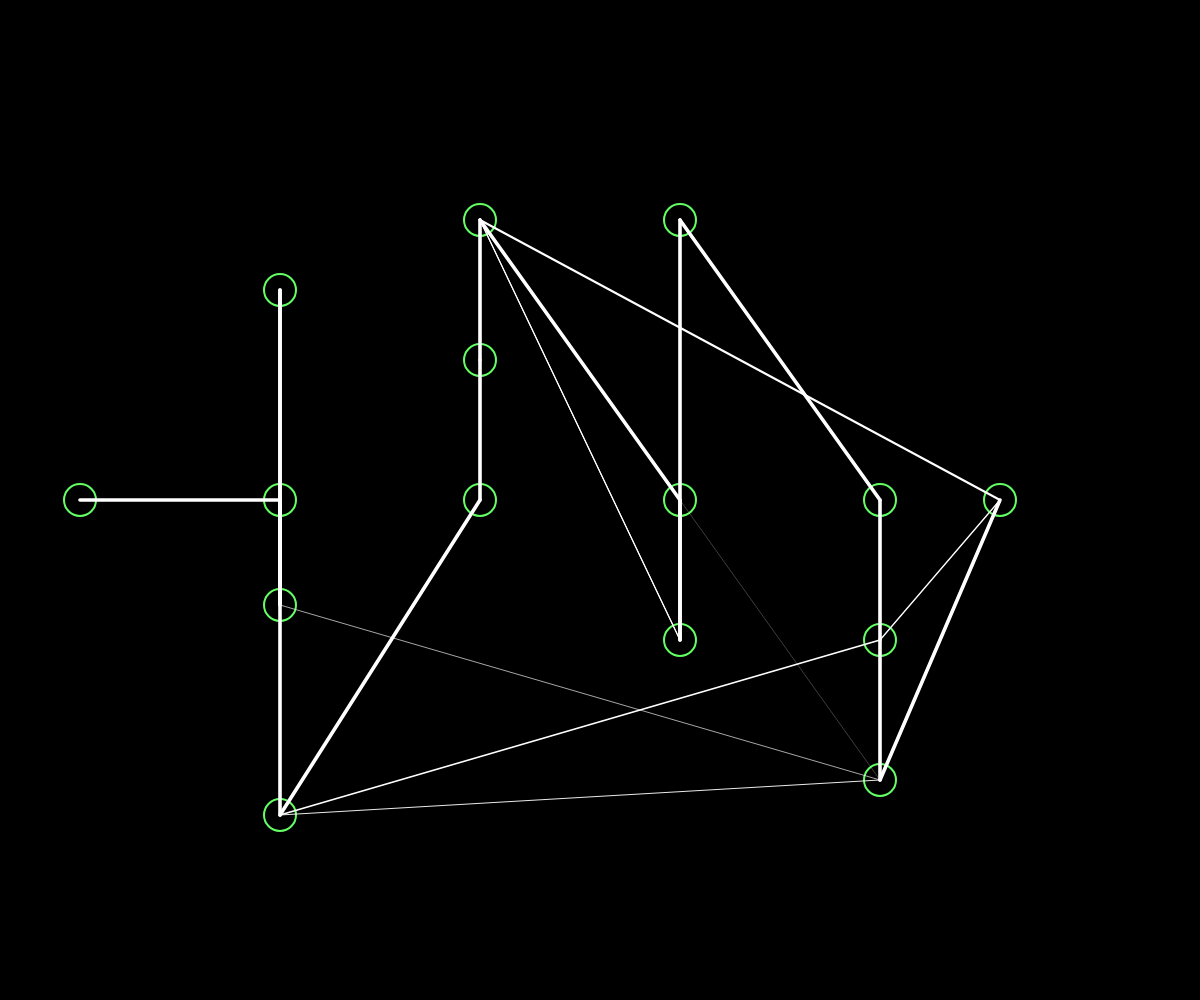
Frame 1 (no input)
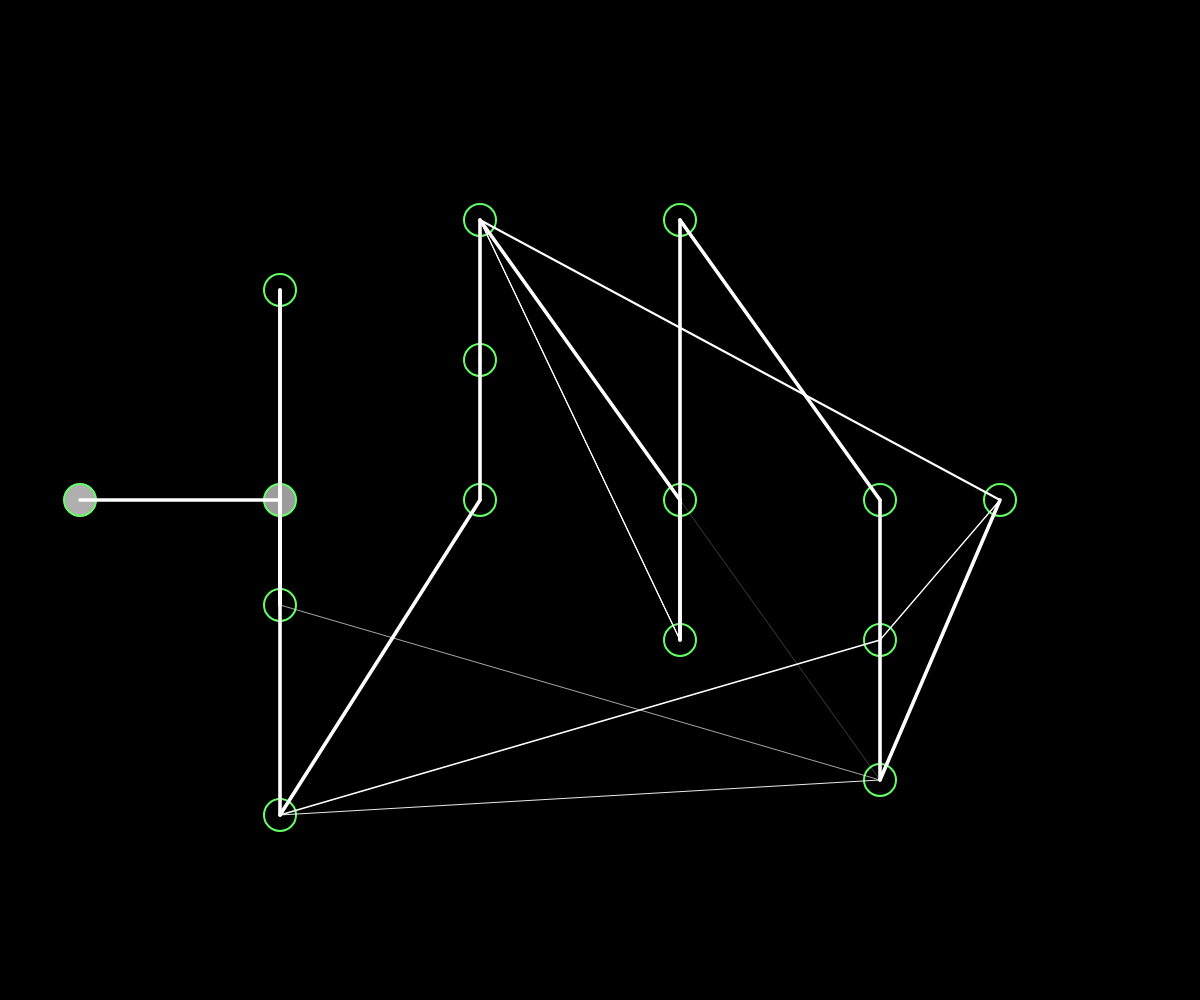
Frame 60 (no input)
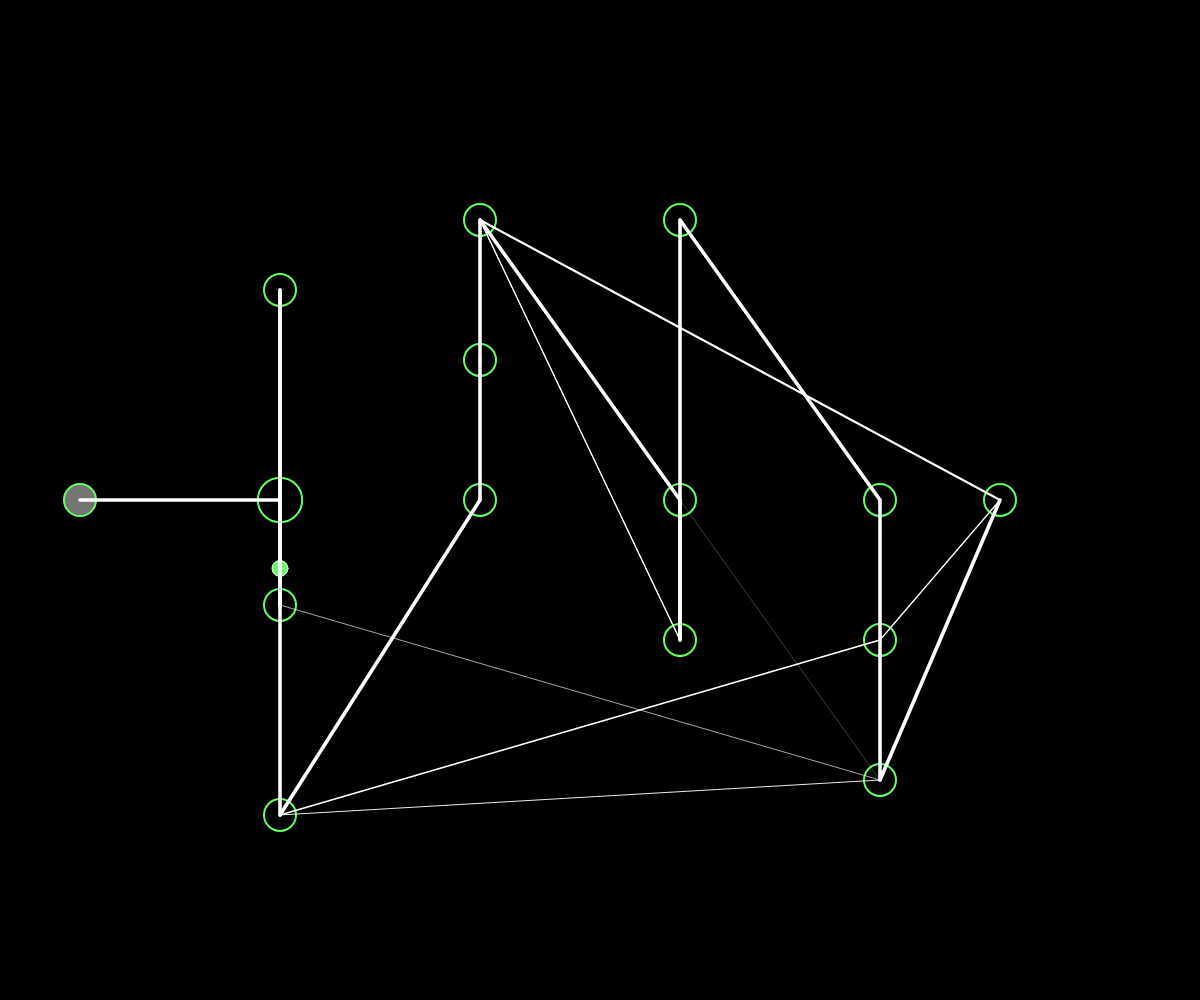
Frame 120 (the mouse pressed at the canvas centre since frame 60)

The p5.js sketch that drew these frames (run headless with seeded random() and noise() and a simulated clock; from frame 60 on, the mouse is pressed at the canvas centre):

// p5.js sketch
// ── sketch.js
/*
  Modified backbone created by simontiger
  https://editor.p5js.org/simontiger/sketches/rk8mD8qm-
*/

var network;
var window_x;
var window_y;
var neurons = [];

function setup() {
  window_x = windowWidth;
  window_y = windowHeight;
  createCanvas(window_x, window_y);
  createNetwork();

}

function createNetwork() {

  network = new Network(80, window_y / 2);
  var nodes = [];

  nodes.push(new Neuron(0, 0));

  for(var layer = 1; (layer + 1) * 200 < window_x - 80; layer++) {

    var nodes_per_layer = parseInt(random(3, 5));

    for(var node = 0; node < nodes_per_layer; node++) {
      var flip = random() < 0.5 ? -1 : 1;
      nodes.push(new Neuron(layer * 200, flip * node * (window_y / 2 - 80) / nodes_per_layer));
    }
  }

  nodes.push(new Neuron(layer * 200 - 80, 0));

  for(let i = 0; i < nodes.length; i++) {

    if(i == 0) {
      continue;
    }

    network.connect(nodes[i - 1], nodes[i], 0.9);

    while(random() > 0.5) {

      var connection = random(nodes.length);
      while(connection <= i) {
        connection = random(nodes.length);
      }

      network.connect(nodes[i], nodes[parseInt(connection)], random(0, 0.5));
    }
  }

  for(let i = 0; i < nodes.length; i++) {
    network.addNeuron(nodes[i]);
  }

}

function draw() {
  background(0);
  network.update();
  network.display();

  if (frameCount % 30 == 0) {
		network.feedforward(random(1), random(1));
  }
}

function mouseClicked() {
  createNetwork();
}

// ── backbone.js
function Connection(from, to,w) {

  this.a = from;
  this.b = to;
  this.weight = w;
  this.sending = false;
  this.sender = null;
  this.output = 0;


  this.feedforward = function(val) {
    this.output = val*this.weight;
    this.sender = this.a.position.copy();
    this.sending = true;
  }

  this.update = function() {
    if (this.sending) {
      this.sender.x = lerp(this.sender.x, this.b.position.x, 0.1);
      this.sender.y = lerp(this.sender.y, this.b.position.y, 0.1);
      var d = p5.Vector.dist(this.sender, this.b.position);
      if (d < 1) {
        this.b.feedforward(this.output);
        this.sending = false;
      }
    }
  }

  this.display = function() {
    stroke(255);
    strokeWeight(this.weight*4);
    line(this.a.position.x, this.a.position.y, this.b.position.x, this.b.position.y);

    if (this.sending) {
  fill(100, 255, 100);
      strokeWeight(1);
      ellipse(this.sender.x, this.sender.y, 16, 16);
    }
  }
}

function Network(x, y) {

  this.neurons = [];
  this.connections = [];
  this.position = createVector(x, y);

  this.addNeuron = function(n) {
    this.neurons.push(n);
  }

  this.connect = function(a, b, weight) {
    var c = new Connection(a, b, weight);
    a.addConnection(c);
    this.connections.push(c);
  }

  this.feedforward = function() {
    for (var i = 0; i < arguments.length; i++) {
    	var n = this.neurons[i];
    	n.feedforward(arguments[i]);
    }
  }

  this.update = function() {
    for (var i = 0; i < this.connections.length; i++) {
      this.connections[i].update();
    }
  }

  this.display = function() {
    push();
    translate(this.position.x, this.position.y);
    for (var i = 0; i < this.neurons.length; i++) {
      this.neurons[i].display();
    }

    for (var i = 0; i < this.connections.length; i++) {
      this.connections[i].display();
    }
    pop();
  }
}

function Neuron(x, y) {

  this.position = createVector(x, y);
  this.connections = [];
  this.sum = 0;
  this.max = 1;
  this.r = 32;

  this.addConnection = function(c) {
    this.connections.push(c);
  }

  this.feedforward = function(input) {
    this.sum += input;
    if (this.sum > this.max) {
      this.fire();
      this.sum = 0;
    }
  }

  this.fire = function() {
    this.r = 64;

    for (var i = 0; i < this.connections.length; i++) {
       this.connections[i].feedforward(this.sum);
    }
  }

  this.display = function() {
    stroke(100, 255, 100);
    strokeWeight(2);
    fill(255 * this.sum / this.max - 1);
    ellipse(this.position.x, this.position.y, this.r, this.r);
    this.r = lerp(this.r, 32, 0.1);
  }
}
